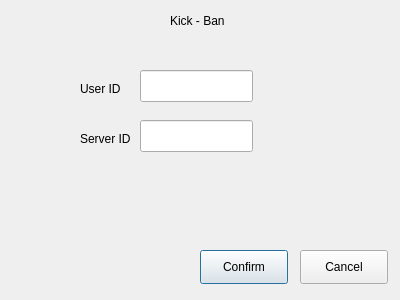
<?xml version="1.0" encoding="UTF-8"?>
<ui version="4.0">
 <class>Dialog</class>
 <widget class="QDialog" name="Dialog">
  <property name="geometry">
   <rect>
    <x>0</x>
    <y>0</y>
    <width>400</width>
    <height>300</height>
   </rect>
  </property>
  <property name="windowTitle">
   <string>Kick and Ban</string>
  </property>
  <widget class="QLineEdit" name="uid">
   <property name="geometry">
    <rect>
     <x>140</x>
     <y>70</y>
     <width>113</width>
     <height>32</height>
    </rect>
   </property>
  </widget>
  <widget class="QLineEdit" name="guid">
   <property name="geometry">
    <rect>
     <x>140</x>
     <y>120</y>
     <width>113</width>
     <height>32</height>
    </rect>
   </property>
  </widget>
  <widget class="QLabel" name="uid_label">
   <property name="geometry">
    <rect>
     <x>80</x>
     <y>80</y>
     <width>58</width>
     <height>18</height>
    </rect>
   </property>
   <property name="text">
    <string>User ID</string>
   </property>
  </widget>
  <widget class="QLabel" name="guid_label">
   <property name="geometry">
    <rect>
     <x>80</x>
     <y>130</y>
     <width>58</width>
     <height>18</height>
    </rect>
   </property>
   <property name="text">
    <string>Server ID</string>
   </property>
  </widget>
  <widget class="QLabel" name="title">
   <property name="geometry">
    <rect>
     <x>170</x>
     <y>10</y>
     <width>61</width>
     <height>21</height>
    </rect>
   </property>
   <property name="text">
    <string>Kick - Ban</string>
   </property>
  </widget>
  <widget class="QPushButton" name="ok">
   <property name="geometry">
    <rect>
     <x>200</x>
     <y>250</y>
     <width>88</width>
     <height>34</height>
    </rect>
   </property>
   <property name="text">
    <string>Confirm</string>
   </property>
  </widget>
  <widget class="QPushButton" name="cancel">
   <property name="geometry">
    <rect>
     <x>300</x>
     <y>250</y>
     <width>88</width>
     <height>34</height>
    </rect>
   </property>
   <property name="text">
    <string>Cancel</string>
   </property>
  </widget>
 </widget>
 <resources/>
 <connections/>
</ui>
